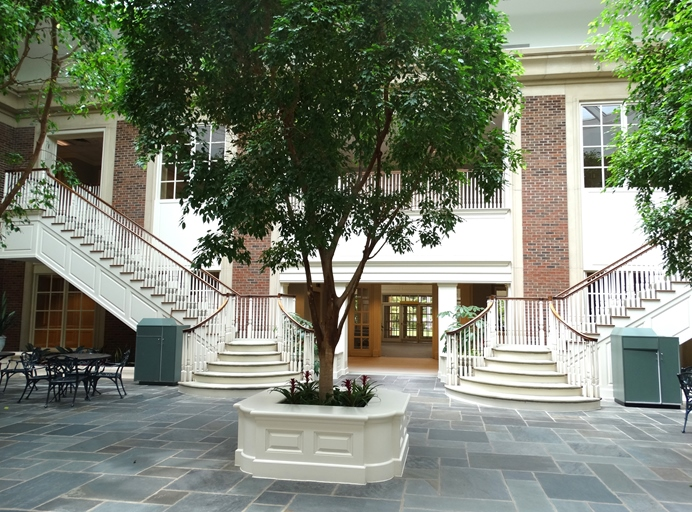
#> input picture imagens/im1.jpg, 692 x 512 px
$ python manipulacao_de_imagem.py
#> lines starting #> are read from the running program, lines starting #| are printed output that depends on the picture
import cv2
import numpy as np
from matplotlib import pyplot as plt

imagem = cv2.imread('imagens/im1.jpg')
#> imagem is the input picture: shape (512, 692, 3); mean B, G, R 113.6, 129.9, 122.5

for altura in range(0, imagem.shape[0]):
    for largura in range(0, imagem.shape[1]):
        imagem[altura, largura] = (255, 0, 0)
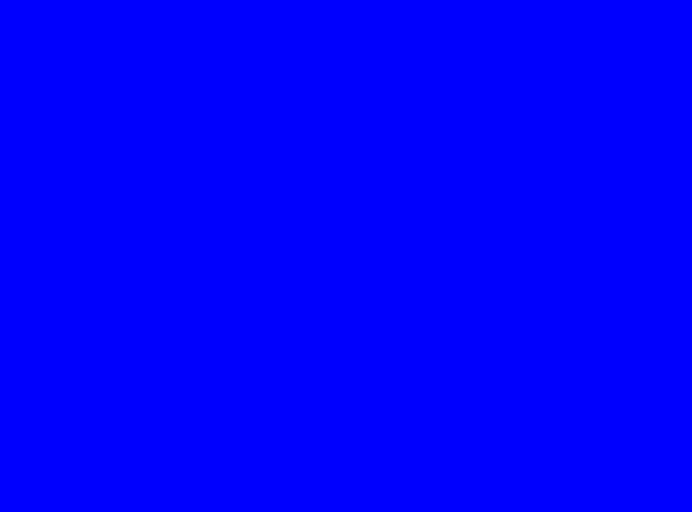
#> imagem: shape (512, 692, 3); mean B, G, R 255, 0, 0
cv2.imshow("Imagem modificada", imagem)
cv2.waitKey(0)
cv2.imwrite('imagens_processadas/im1(substituicao_por_azul).jpg', imagem)
cv2.destroyAllWindows()
